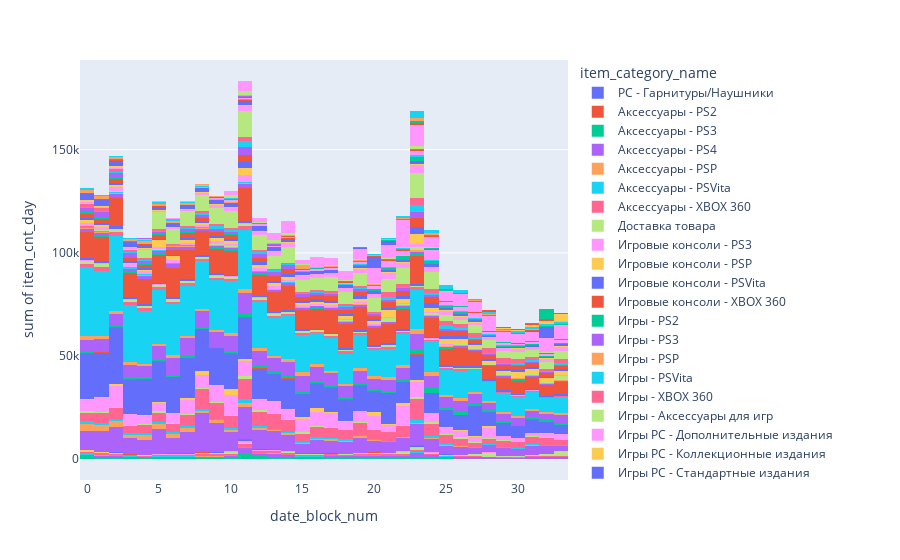

Notebook cell for this chart:
### Code cell
sales.groupby(
    ["date_block_num", "item_category_name"]
).item_cnt_day.sum().reset_index().plot.hist(
    x="date_block_num", y="item_cnt_day", color="item_category_name"
)
